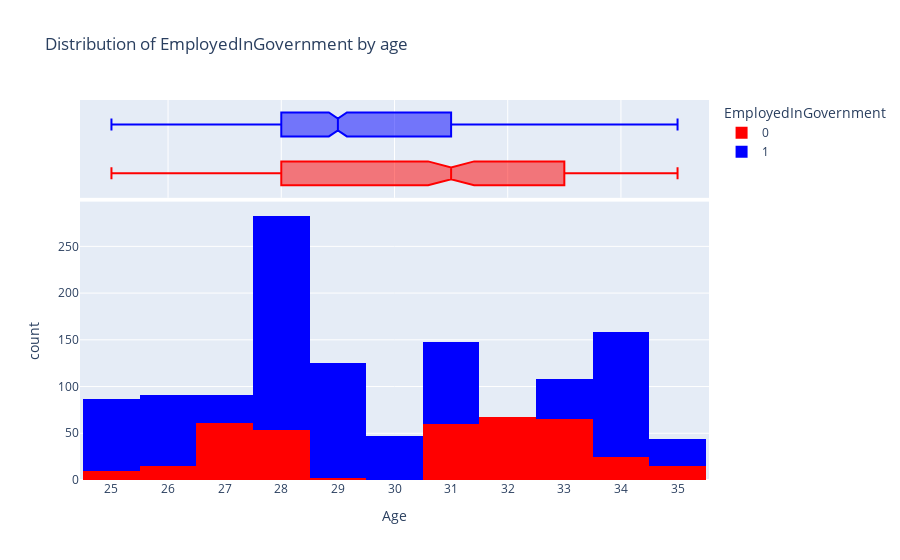
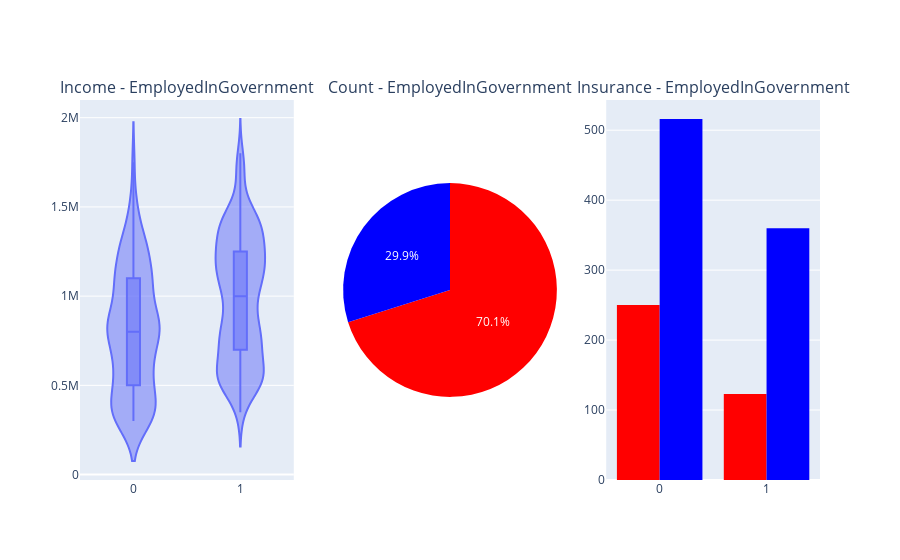

These figures' notebook cell, in order:
### Code cell
print("Binary Meanings\nGovernment Sector: 1\nPrivate Sector/Self Employed: 0")
comparison_categorical_age_income("EmployedInGovernment")

### Figure 1 — Plotly figure (JSON) as saved in the notebook; plotly's stock layout.template omitted (floating-point values rounded to 4 significant figures; data arrays with more than 128 entries replaced by an {"elided": "..."} marker saying what was removed)
{"data": [{"alignmentgroup": "True", "bingroup": "x", "hoverinfo": "x+y", "hovertemplate": "EmployedInGovernment=0<br>Age=%{x}<br>count=%{y}<extra></extra>", "legendgroup": "0", "marker": {"color": "red", "pattern": {"shape": ""}}, "name": "0", "offsetgroup": "0", "orientation": "v", "showlegend": true, "type": "histogram", "x": {"elided": "373 int values"}, "xaxis": "x", "yaxis": "y"}, {"alignmentgroup": "True", "hoverinfo": "x+y", "hovertemplate": "EmployedInGovernment=0<br>Age=%{x}<extra></extra>", "legendgroup": "0", "marker": {"color": "red"}, "name": "0", "notched": true, "offsetgroup": "0", "showlegend": false, "type": "box", "x": {"elided": "373 int values"}, "xaxis": "x2", "yaxis": "y2"}, {"alignmentgroup": "True", "bingroup": "x", "hoverinfo": "x+y", "hovertemplate": "EmployedInGovernment=1<br>Age=%{x}<br>count=%{y}<extra></extra>", "legendgroup": "1", "marker": {"color": "blue", "pattern": {"shape": ""}}, "name": "1", "offsetgroup": "1", "orientation": "v", "showlegend": true, "type": "histogram", "x": {"elided": "876 int values"}, "xaxis": "x", "yaxis": "y"}, {"alignmentgroup": "True", "hoverinfo": "x+y", "hovertemplate": "EmployedInGovernment=1<br>Age=%{x}<extra></extra>", "legendgroup": "1", "marker": {"color": "blue"}, "name": "1", "notched": true, "offsetgroup": "1", "showlegend": false, "type": "box", "x": {"elided": "876 int values"}, "xaxis": "x2", "yaxis": "y2"}], "layout": {"barmode": "relative", "legend": {"title": {"text": "EmployedInGovernment"}, "tracegroupgap": 0}, "title": {"text": "Distribution of EmployedInGovernment by age"}, "xaxis": {"anchor": "y", "domain": [0, 1], "dtick": 1, "tickmode": "linear", "title": {"text": "Age"}}, "xaxis2": {"anchor": "y2", "domain": [0, 1], "matches": "x", "showgrid": true, "showticklabels": false}, "yaxis": {"anchor": "x", "domain": [0, 0.7326], "title": {"text": "count"}}, "yaxis2": {"anchor": "x2", "domain": [0.7426, 1], "matches": "y2", "showgrid": false, "showline": false, "showticklabels": false, "ticks": ""}}}

### Figure 2 — Plotly figure (JSON) as saved in the notebook; plotly's stock layout.template omitted (floating-point values rounded to 4 significant figures; data arrays with more than 128 entries replaced by an {"elided": "..."} marker saying what was removed)
{"data": [{"box": {"visible": true}, "hoverinfo": "y", "hoveron": "violins", "hovertemplate": "Category: %{x}<br>Annual Income: %{y}<extra></extra>", "type": "violin", "x": {"elided": "1249 int values"}, "xaxis": "x", "y": {"elided": "1249 int values"}, "yaxis": "y"}, {"domain": {"x": [0.3556, 0.6444], "y": [0, 1]}, "hoverinfo": "value+name", "hovertemplate": "%{label}<br>%{value}</br><extra></extra>", "labels": [1, 0], "marker": {"colors": ["red", "blue"]}, "type": "pie", "values": [876, 373]}, {"alignmentgroup": "True", "bingroup": "x", "hovertemplate": "EmployedInGovernment=0<br>TravelInsurance=%{x}<br>count=%{y}<extra></extra>", "legendgroup": "0", "marker": {"color": "red", "pattern": {"shape": ""}}, "name": "0", "offsetgroup": "0", "orientation": "v", "showlegend": true, "type": "histogram", "x": {"elided": "373 int values"}, "xaxis": "x2", "yaxis": "y2"}, {"alignmentgroup": "True", "bingroup": "x", "hovertemplate": "EmployedInGovernment=1<br>TravelInsurance=%{x}<br>count=%{y}<extra></extra>", "legendgroup": "1", "marker": {"color": "blue", "pattern": {"shape": ""}}, "name": "1", "offsetgroup": "1", "orientation": "v", "showlegend": true, "type": "histogram", "x": {"elided": "876 int values"}, "xaxis": "x2", "yaxis": "y2"}], "layout": {"annotations": [{"font": {"size": 16}, "showarrow": false, "text": "Income - EmployedInGovernment", "x": 0.1444, "xanchor": "center", "xref": "paper", "y": 1, "yanchor": "bottom", "yref": "paper"}, {"font": {"size": 16}, "showarrow": false, "text": "Count - EmployedInGovernment", "x": 0.5, "xanchor": "center", "xref": "paper", "y": 1, "yanchor": "bottom", "yref": "paper"}, {"font": {"size": 16}, "showarrow": false, "text": "Insurance - EmployedInGovernment", "x": 0.8556, "xanchor": "center", "xref": "paper", "y": 1, "yanchor": "bottom", "yref": "paper"}], "showlegend": false, "xaxis": {"anchor": "y", "domain": [0, 0.2889]}, "xaxis2": {"anchor": "y2", "domain": [0.7111, 1]}, "yaxis": {"anchor": "x", "domain": [0, 1]}, "yaxis2": {"anchor": "x2", "domain": [0, 1]}}}
